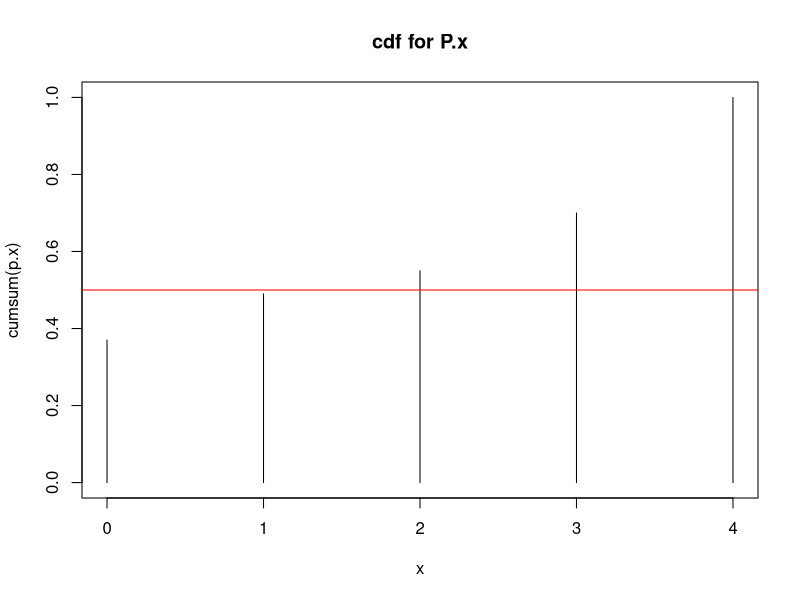
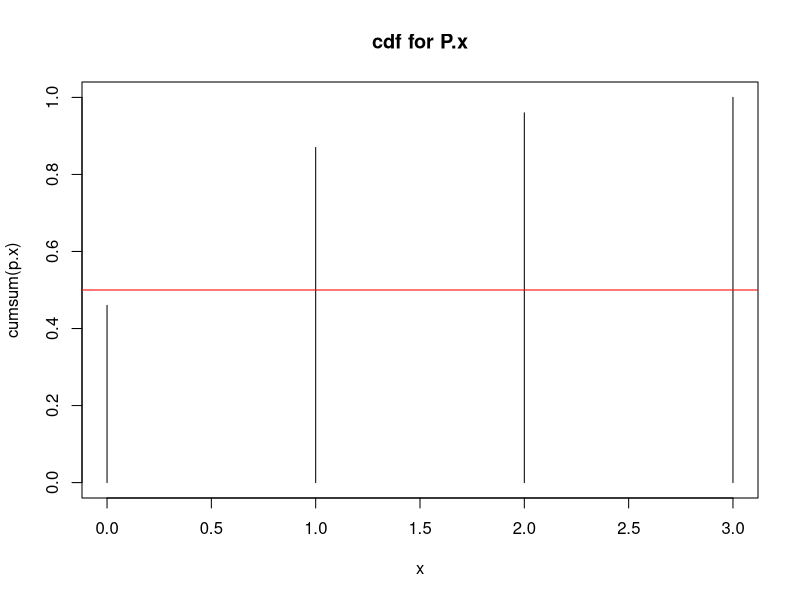
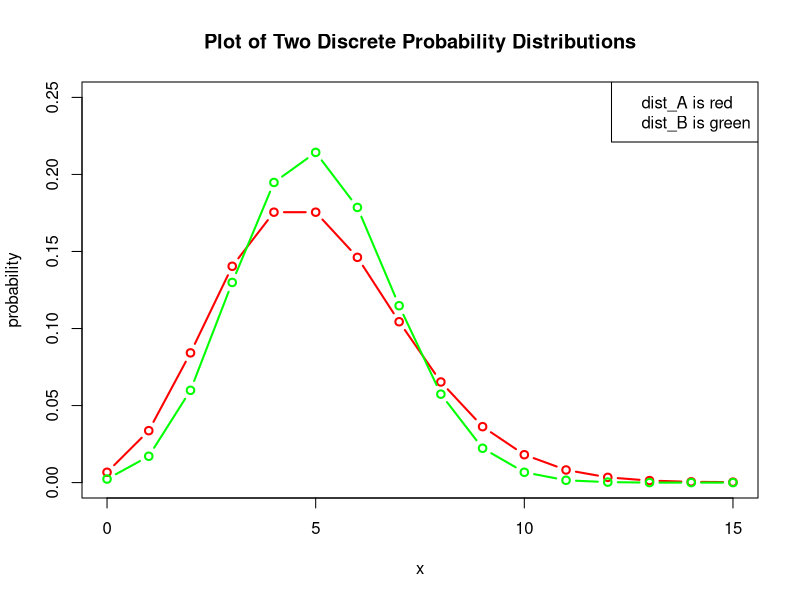

The R script that drew these images, in order:
##1
choose(30,4)
choose(30,4)*factorial(4)

##2
p.x<-c(0.37, 0.12, 0.06, 0.15, 0.30)
x<-c(0,1,2,3,4)
k<-x*p.x
mean.x<-sum(x*p.x)
mean.x
var.x<-sum((x-mean.x)^2 * p.x)
var.x
sqrt(var.x)
#mode 0, median 2
plot(x,cumsum(p.x), main = "cdf for P.x", type = "h", ylim = c(0, 1.0))
abline(h = 0.5, col = "red")
k
median(x)


##3
pnorm(-2, 0, 1,lower.tail = TRUE) + pnorm(3, 0, 1, lower.tail = FALSE)

##4
(0.31*18/31)/((0.25*8/25)+(0.31*18/31)+(0.44*7/44))

##5
approve<-c(8,18,7)
not.approve<-c(17,13,37)
chisq.test(cbind(approve,not.approve),correct = FALSE)
vote<-cbind(approve,not.approve)

# Alternative calculation
m <- addmargins(vote)
m
expected.vote <- cbind(0.33*m[1:3,3],0.67*m[1:3,3])
expected.vote
X <- ((vote - expected.vote)**2)/expected.vote
X <- sum(X[,1]+X[,2])
X                                   # 14.63252
pchisq(X,2,lower.tail = FALSE) 


###6

p.x<-c(0.46,0.41,0.09,0.04)
x<-c(0,1,2,3)
k<-x*p.x
mean.x<-sum(x*p.x)
mean.x
var.x<-sum((x-mean.x)^2 * p.x)
var.x
sqrt(var.x)
#mode 0, median 2
plot(x,cumsum(p.x), main = "cdf for P.x", type = "h", ylim = c(0, 1.0))
abline(h = 0.5, col = "red")
k
median(x)

###7
(10-8.5)/(12-6)
(12-10)/(12-6)


###8
qnorm(0.0901,lower.tail = TRUE)


##9
x <- seq(0,15)
dist_A <- round(dpois(x,5), digits = 4)
dist_A[16] <- 0.0003
dist_B <- round(dbinom(x,15,1/3), digits = 4)
plot(x,dist_A, type = "b", ylim = c(0,0.25), col = "red", ylab = "probability",
     lwd = "2", main = "Plot of Two Discrete Probability Distributions")
lines(x,dist_B, col = "green", lwd = "2", type = "b")
legend("topright", legend = c("dist_A is red", "dist_B is green"))

# Solution
mean_A <- round(sum(x*dist_A), digits = 2)   # [1] 5.0003
variance_A <- round(sum(dist_A*(x-mean_A)^2), digits = 2)  #  [1] 5.0019
mean_B <- round(sum(x*dist_B), digits = 2)  #  [1] 4.9995
variance_B <- round(sum(dist_B*(x-mean_B)^2), digits = 2)   #  [1] 3.332
mean_A
variance_A
mean_B
variance_B


##10

n<-pnorm(0+0.5, 15*0.4, sqrt(15*0.4*0.6), lower.tail = TRUE)
n
n<-pnorm(6+0.5, 15*0.4, sqrt(15*0.4*0.6), lower.tail = TRUE)-pnorm(6-0.5, 15*0.4, sqrt(15*0.4*0.6), lower.tail = TRUE)
n
1-pnorm(9+0.5, 15*0.4, sqrt(15*0.4*0.6), lower.tail = TRUE)

##16
# Calculate z-score:
stdDev <- sqrt((100 * 0.53) * (1 - 0.53))

z <- (45 - (100 * 0.53))/stdDev
z # [1] -1.602888

# Estimate p-value:
2 * pnorm(-1.60) # [1] 0.1095986

# Calculate critical z score:
qnorm(1 - 0.10/2, lower.tail = F) 

###19
z <- (78-68.2)/10.4
p <- 1-pnorm(z,0,1,lower.tail=TRUE)
p <- pnorm(z,0,1,lower.tail = F)
p
x <- seq(20,75,1)
sum(dbinom(x,75,p))
b <- (19.5-p*75)/sqrt(75*p*(1-p))
pnorm(b , 0, 1, lower.tail=FALSE)

###20
x<-c(62,53,64,52,52,54,58)
y<-c(158,176,151,164,164,174,162)
cor(x,y)
cor.test(x,y)


###21
z <- qnorm(0.975, 0, 1, lower.tail = TRUE)
n <- z^2*0.5*0.5/0.05^2   #  [1] 384.1459
n

###22
# critical z = 2.33

# Calculate pooled sample proportion:
p <- (((38/85) * 85) + ((23/90) * 90)) / (85 + 90)

# Calculate standard error:
stdErr <- sqrt(p * (1 - p) * ((1/85) + (1/90)))

z <- ((38/85) - (23/90)) / stdErr
z # [1] 2.657104

# Calculate the critical z-score:
qnorm(1 - 0.01) # [1] 2.326348


##22
x1 <- 12.5
s1 <- 3.9
n1 <- 14

x2 <- 13.8
s2 <- 5.2
n2 <- 17

# Calculate our t:
t <- (x1 - x2) / sqrt(s1^2/n1 + s2^2/n2)
t # [1] -0.7945437

s1n1 <- s1^2/n1
s2n2 <- s2^2/n2

df.calculated <- ((s1n1 + s2n2)^2)/(s1n1^2/(n1-1)+s2n2^2/(n2-1))
df.calculated
n1 + n2 -2

# Calculate the critical t:
qt(1 - 0.05, df = df.calculated, lower.tail = F) # [1] -1.699535



obs<-c(28,30,45,48,38,39)
ec<-rep(sum(obs)/6,times=6)
ec
diff<-sum((obs-ec)^2/ec)
pchisq(diff,df=5,lower.tail=FALSE)
qchisq(0.95,df=5,lower.tail = TRUE)
